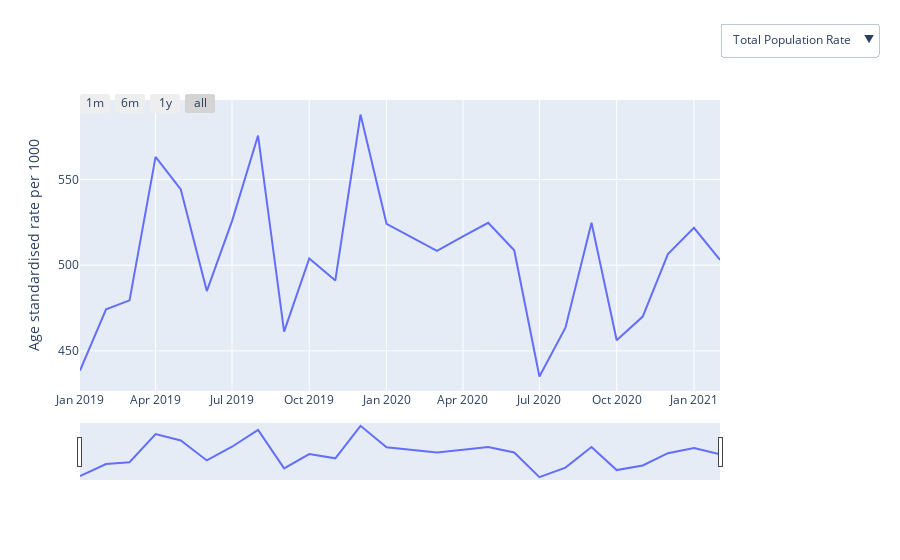

The cell this chart's notebook holds for it:
### Markdown cell above
<a id="cholesterol"></a>
### Cholesterol Testing

The codes used in for this measure are available in <a href="https://codelists.opensafely.org/codelist/user/richard-croker/cholesterol-tests-numerical-value/7dee4fa4/">this codelist</a>.

#### What it is
Rate of total cholesterol tests performed per 1000 members of the population.

#### Why it matters
* Cholesterol tests are used to estimate your risk of cardiovacular disease and to monitor treatment with cholesterol modifying drugs.  You can read more about this test and when it should be used <a href="https://labtestsonline.org.uk/tests/cholesterol-test">here</a>.
* As with most blood tests, there has been debate about the appropriate level of testing but we have presented the information here to inform recovery from COVID-19 in order to “build back better”.

#### Caveats
Here, we use codes which represent results reported to GPs, so tests requested but not yet reported are not included. This will usually exclude tests requested while a person is in hospital and other settings, like a private clinic.

### Code cell
plot_demographics(data_dict['cholesterol'], data_dict_totals['cholesterol'],demographics)
